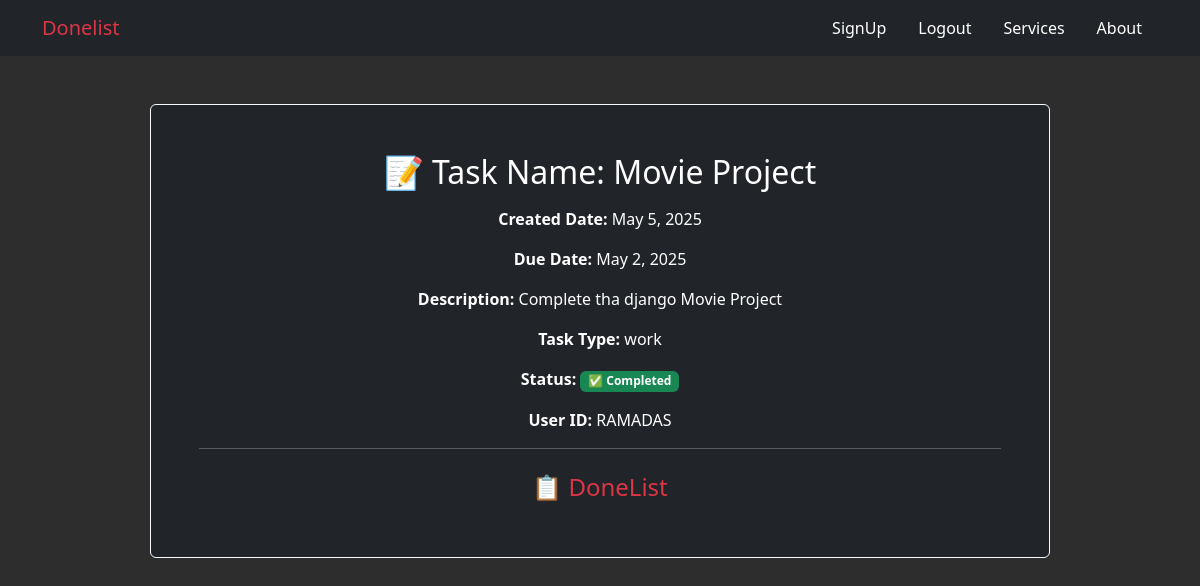
Page /taskdetail/5 (signed in) on the committed database.
### App/models.py (models this page shows, shortened)
class TaskModel(models.Model):
    taskname = models.CharField(max_length=100)
    created_date = models.DateField(auto_now_add=True)
    due_date = models.DateField()
    description = models.TextField(null=True,blank=True)
    category = [
        ('Work','Work'),
        ('Personal','Personal'),
        ('Urgent','Urgent')
    ]
    task_category = models.CharField(max_length=100,choices=category)
    completed_status = models.BooleanField(default=False)
    user_id = models.ForeignKey(User,on_delete=models.CASCADE)

### App/views.py (the view)
# urls.py: path('taskdetail/<int:id>',av.TaskDetailView.as_view(),name="detail"),
@method_decorator(decorator=is_user,name="dispatch")
class TaskDetailView(View):
    def get(self, request, **kwargs):
        id = kwargs.get('id')
        item = TaskModel.objects.get(id=id)
        return render(request, "taskdetail.html", {'item': item})

### App/views.py (called while the page is built)
def is_user(fn):
    def wrapper(request,*args,**kwargs):
        id = kwargs.get("id")
        item = TaskModel.objects.get(id=id)
        if item.user_id == request.user:
            return fn(request,**kwargs)
        return redirect("login")
    return wrapper

### App/templates/taskdetail.html
{% extends 'base.html' %}
{% block content %}
<div class="card text-center mt-5 w-75 mx-auto bg-dark text-white p-5 border border-light">
    <div class="my-auto">
        <h2 class="mb-3">📝 Task Name: {{ item.taskname }}</h2>
        <p><strong>Created Date:</strong> {{ item.created_date }}</p>
        <p><strong>Due Date:</strong> {{ item.due_date }}</p>
        <p><strong>Description:</strong> {{ item.description }}</p>
        <p><strong>Task Type:</strong> {{ item.task_category }}</p>
        <p>
            <strong>Status:</strong>
            {% if item.completed_status %}
                <span class="badge bg-success">✅ Completed</span>
            {% else %}
                <span class="badge bg-warning text-dark">⏳ Pending</span>
            {% endif %}
        </p>
        <p><strong>User ID:</strong> {{ item.user_id }}</p>
        <hr class="border-light">
        <h4 class="text-danger mt-4">📋 DoneList</h4>
    </div>
</div>
{% endblock %}

### App/templates/base.html (style rules this page uses)
body { background-color: #2d2d2d; background-image: url('https://www.transparenttextures.com/patterns/black-linen.png'); color: white; }

### rows in the picture
TaskModel: taskname "Movie Project", created_date "May 5, 2025", due_date "May 2, 2025", description "Complete tha django Movie Project", task_category "work", user_id "RAMADAS"
